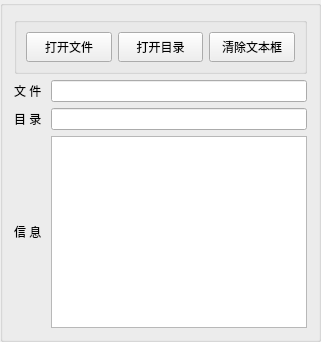
     <widget class="QGroupBox" name="groupBox_2">
      <property name="title">
       <string/>
      </property>
      <property name="flat">
       <bool>false</bool>
      </property>
      <layout class="QVBoxLayout" name="verticalLayout">
       <item>
        <widget class="QGroupBox" name="groupBox_7">
         <property name="title">
          <string/>
         </property>
         <layout class="QHBoxLayout" name="horizontalLayout">
          <item>
           <widget class="QPushButton" name="pushButton_41">
            <property name="minimumSize">
             <size>
              <width>0</width>
              <height>30</height>
             </size>
            </property>
            <property name="text">
             <string>打开文件</string>
            </property>
            <property name="icon">
             <iconset resource="res.qrc">
              <normaloff>:/images/images/007.GIF</normaloff>:/images/images/007.GIF</iconset>
            </property>
           </widget>
          </item>
          <item>
           <widget class="QPushButton" name="pushButton_45">
            <property name="minimumSize">
             <size>
              <width>0</width>
              <height>30</height>
             </size>
            </property>
            <property name="text">
             <string>打开目录</string>
            </property>
            <property name="icon">
             <iconset resource="res.qrc">
              <normaloff>:/images/images/122.bmp</normaloff>:/images/images/122.bmp</iconset>
            </property>
           </widget>
          </item>
          <item>
           <widget class="QPushButton" name="pushButton_5">
            <property name="minimumSize">
             <size>
              <width>0</width>
              <height>30</height>
             </size>
            </property>
            <property name="text">
             <string>清除文本框</string>
            </property>
            <property name="icon">
             <iconset resource="res.qrc">
              <normaloff>:/images/images/212.bmp</normaloff>:/images/images/212.bmp</iconset>
            </property>
           </widget>
          </item>
         </layout>
        </widget>
       </item>
       <item>
        <layout class="QGridLayout" name="gridLayout_6">
         <item row="0" column="0">
          <widget class="QLabel" name="label">
           <property name="text">
            <string>文 件 </string>
           </property>
          </widget>
         </item>
         <item row="0" column="1">
          <widget class="QLineEdit" name="editFile">
           <property name="clearButtonEnabled">
            <bool>true</bool>
           </property>
          </widget>
         </item>
         <item row="1" column="0">
          <widget class="QLabel" name="label_2">
           <property name="text">
            <string>目 录 </string>
           </property>
          </widget>
         </item>
         <item row="1" column="1">
          <widget class="QLineEdit" name="editDir">
           <property name="clearButtonEnabled">
            <bool>true</bool>
           </property>
          </widget>
         </item>
         <item row="2" column="0">
          <widget class="QLabel" name="label_3">
           <property name="text">
            <string>信 息 </string>
           </property>
          </widget>
         </item>
         <item row="2" column="1">
          <widget class="QPlainTextEdit" name="plainTextEdit">
           <property name="font">
            <font>
             <pointsize>11</pointsize>
            </font>
           </property>
           <property name="lineWrapMode">
            <enum>QPlainTextEdit::LineWrapMode::WidgetWidth</enum>
           </property>
          </widget>
         </item>
        </layout>
       </item>
      </layout>
     </widget>
